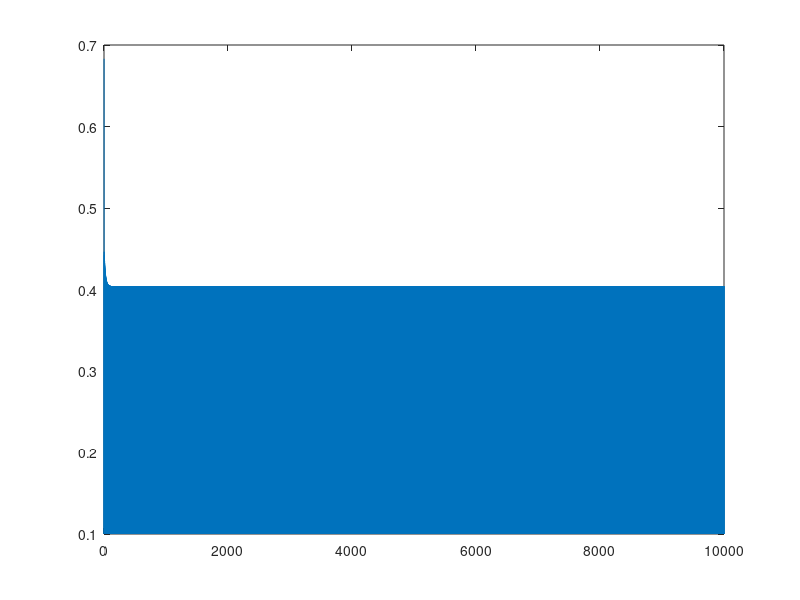
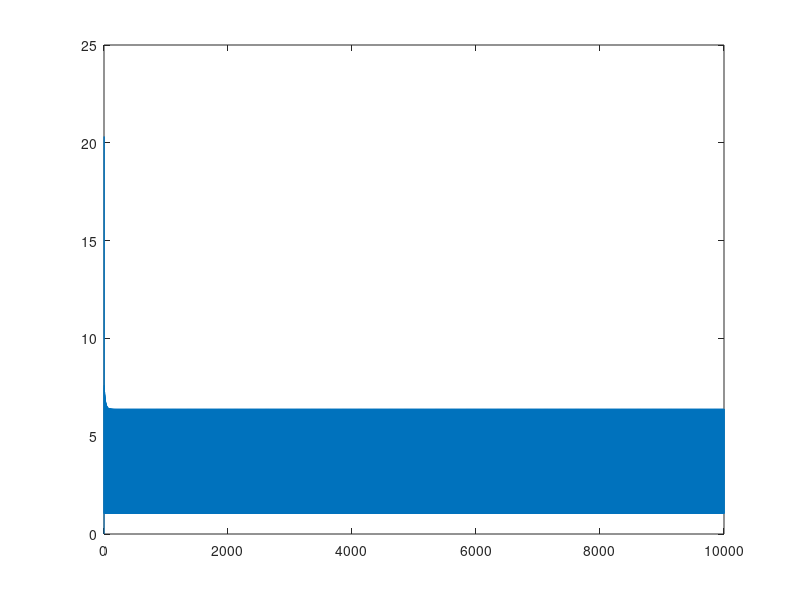

Write the MATLAB code that produced these figures, in order.
close all; clear all; clc;

%---------------------------------------------------
% Reference voltage
%---------------------------------------------------
reference = 3.72;

%---------------------------------------------------
% Simulation of the measured voltage
%---------------------------------------------------
Vg = 20;
n = 0.4714;
measured_voltage = zeros(1,10000);
%for i=1:10000
%    measured_voltage(i) = 5 ;%+ 0.0001*i;
%end

%---------------------------------------------------
% Parameters for the controller
%---------------------------------------------------
kp = 0.1819;
ki = 10.3902;
Ts = 0.000332;

%---------------------------------------------------
% Variables to store values
%---------------------------------------------------
error = zeros(1,10000);
previous_error = 0;
integral = 0;
previous_output = 0;
u = zeros(1,10000);

for i=1:10000
    if(i==1)
        measured_voltage = 0;
    else
        measured_voltage(i) = n * Vg * u(i-1) / ( 1 - u(i-1) );
    end;
    
    error(i) = reference - measured_voltage(i);
    u(i) = kp*(error(i) - previous_error) + ki*Ts*0.5*(error(i) + previous_error) + previous_output;
    %integral = integral + error(i) * Ts;
    %u(i) = kp * error(i) + ki * integral;
    previous_error = error(i);
    previous_output = u(i);
    
    if(u(i) > 0.9)
        u(i) = 0.9;
    elseif(u(i) < 0.1)
        u(i) = 0.1;
    end;
end
figure
plot(1:10000, u);%/5);
figure
plot(1:10000, measured_voltage);
measured_voltage(1:30).'




